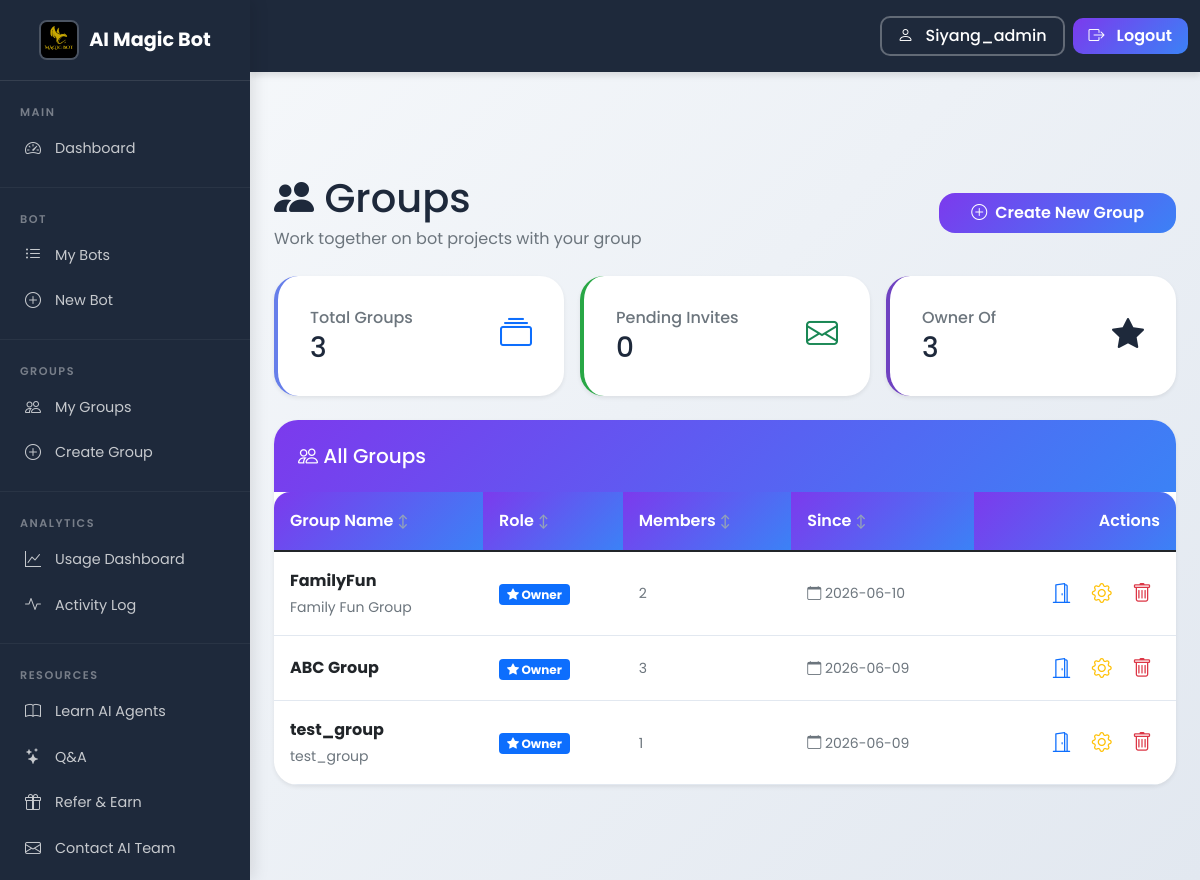
The app's page /groups (signed in) with its own data.
### tables this page shows
CREATE TABLE group_members (
            id INTEGER PRIMARY KEY AUTOINCREMENT,
            group_id INTEGER NOT NULL REFERENCES groups(id) ON DELETE CASCADE,
            user_id INTEGER NOT NULL REFERENCES users(id) ON DELETE CASCADE,
            role TEXT NOT NULL DEFAULT 'member',
            joined_at TIMESTAMP DEFAULT CURRENT_TIMESTAMP,
            invited_by INTEGER REFERENCES users(id) ON DELETE SET NULL,
            status TEXT DEFAULT 'active',
            permissions TEXT DEFAULT '{}',
            UNIQUE(group_id, user_id)
        );

CREATE TABLE groups (
            id INTEGER PRIMARY KEY AUTOINCREMENT,
            name TEXT NOT NULL,
            description TEXT,
            created_by INTEGER NOT NULL REFERENCES users(id) ON DELETE CASCADE,
            created_at TIMESTAMP DEFAULT CURRENT_TIMESTAMP,
            updated_at TIMESTAMP DEFAULT CURRENT_TIMESTAMP,
            is_active BOOLEAN DEFAULT TRUE,
            settings TEXT DEFAULT '{}'
        , group_chat_id TEXT DEFAULT NULL);

### group_collaboration_ui.py (the view)
    @app.route("/groups")
    @login_required
    def groups():
        user_id = session["user_id"]
        conn = get_db_connection()
        user_groups = get_user_groups(user_id)
        invitations = conn.execute("""
            SELECT ti.*, t.name as group_name, u.username as inviter_name
            FROM group_invitations ti
            JOIN groups t ON ti.group_id = t.id
            JOIN users u ON ti.invited_by = u.id
            WHERE ti.email = (
                SELECT email FROM users WHERE id = ?
            ) AND ti.status = 'pending' AND ti.expires_at > CURRENT_TIMESTAMP
        """, (user_id,)).fetchall()
        conn.close()
        return render_template("groups.html",
                             groups=user_groups,
                             invitations=invitations,
                             active_page='groups',
                             username=session.get("username"))

### app_complete_with_groups.py (called while the page is built)
@app.context_processor
def inject_random_background():
    import random
    background_images = [
        '/static/AI_IMG1.jpeg',
        '/static/AI_IMG_2.jpeg',
        '/static/AI_IMG_3.jpeg',
        '/static/AI_IMG_4.jpeg'
    ]
    random_bg = random.choice(background_images)
    return {
        'random_background': random_bg,
        'all_backgrounds': background_images,
        'is_admin': session.get('role') == 'admin'
    }

    def __call__(self, environ, start_response):
        environ['wsgi.url_scheme'] = 'https'
        return super().__call__(environ, start_response)

### db.py (called while the page is built)
def _sqlite_conn():
    import sqlite3
    db_path = Path(__file__).parent / "users.db"
    conn = sqlite3.connect(str(db_path), timeout=10)
    conn.row_factory = sqlite3.Row
    conn.execute("PRAGMA journal_mode=WAL")
    conn.execute("PRAGMA busy_timeout = 5000")
    conn.execute("PRAGMA synchronous = NORMAL")
    conn.execute("PRAGMA foreign_keys = ON")
    return conn

def get_conn():
    if USE_PG:
        return _pg_conn()
    return _sqlite_conn()

### group_collaboration_ui.py (called while the page is built)
def get_db_connection():
    return get_conn()

def get_user_groups(user_id):
    conn = get_db_connection()
    groups = conn.execute("""
        SELECT t.*, tm.role, tm.joined_at,
               (SELECT COUNT(*) FROM group_members WHERE group_id = t.id AND status = 'active') as member_count
        FROM groups t
        JOIN group_members tm ON t.id = tm.group_id
        WHERE tm.user_id = ? AND tm.status = 'active' AND t.is_active = TRUE
        ORDER BY t.created_at DESC
    """, (user_id,)).fetchall()
    conn.close()
    return groups

def login_required(f):
    @wraps(f)
    def decorated_function(*args, **kwargs):
        if "user_id" not in session:
            flash("Please log in to access this page.", "error")
            return redirect(url_for("signin_local"))
        return f(*args, **kwargs)
    return decorated_function

### templates/groups.html (shortened to what this page needs)
<!DOCTYPE html>
<html lang="en">
<head>
    <link href="https://cdn.jsdelivr.net/npm/bootstrap@5.1.3/dist/css/bootstrap.min.css" rel="stylesheet">
    <link rel="stylesheet" href="{{ url_for('static', filename='css/shared.css') }}">
    <link rel="stylesheet" href="https://cdn.jsdelivr.net/npm/bootstrap-icons@1.8.1/font/bootstrap-icons.css">
</head>
<body class="sidebar-layout">
    {% with active_page='groups' %}
    {% include '_sidebar.html' %}
<div class="sidebar-content">
    {% endwith %}
    <div class="container-fluid px-4 mt-4">
        <div class="d-flex justify-content-between align-items-center mb-4">
            <div>
                <h1 class="mb-1"><i class="bi bi-people-fill"></i> Groups</h1>
                <p class="text-muted mb-0">Work together on bot projects with your group</p>
            </div>
            <div>
                <a href="/groups/create" class="btn btn-primary">
                    <i class="bi bi-plus-circle"></i> Create New Group
                </a>
            </div>
        </div>
        <div class="row mb-4 g-3">
            <div class="col-md-4">
                <div class="card stats-card h-100 shadow-sm">
                    <div class="card-body">
                        <div class="d-flex justify-content-between">
                            <div>
                                <h6 class="text-muted mb-1">Total Groups</h6>
                                <h3 class="mb-0">{{ groups|length }}</h3>
                            </div>
                            <div class="text-primary"><i class="bi bi-collection fs-2"></i></div>
                        </div>
                    </div>
                </div>
            </div>
            <div class="col-md-4">
                <div class="card stats-card h-100 shadow-sm" style="border-left-color: #28a745;">
                    <div class="card-body">
                        <div class="d-flex justify-content-between">
                            <div>
                                <h6 class="text-muted mb-1">Pending Invites</h6>
                                <h3 class="mb-0">{{ invitations|length }}</h3>
                            </div>
                            <div class="text-success"><i class="bi bi-envelope fs-2"></i></div>
                        </div>
                    </div>
                </div>
            </div>
            <div class="col-md-4">
                <div class="card stats-card h-100 shadow-sm" style="border-left-color: #6f42c1;">
                    <div class="card-body">
                        <div class="d-flex justify-content-between">
                            <div>
                                <h6 class="text-muted mb-1">Owner Of</h6>
                                <h3 class="mb-0">{{ groups|selectattr('role','equalto','owner')|list|length }}</h3>
                            </div>
                            <div class="text-purple"><i class="bi bi-star-fill fs-2"></i></div>
                        </div>
                    </div>
                </div>
            </div>
        </div>
        <div class="card shadow-sm">
            <div class="card-header bg-white">
                <h5 class="mb-0"><i class="bi bi-people"></i> All Groups</h5>
            </div>
            <div class="card-body p-0">
                {% if groups %}
                <div class="table-responsive">
                    <table class="table table-hover mb-0 group-table">
                        <thead>
                            <tr>
                                <th>Group Name</th>
                                <th>Role</th>
                                <th>Members</th>
                                <th>Since</th>
                                <th class="text-end">Actions</th>
                            </tr>
                        </thead>
                        <tbody>
                            {% for group in groups %}
                            <tr>
                                <td data-label="Group Name">
                                    <strong>{{ group.name }}</strong>
                                    {% if group.description %}
                                    <br><small class="text-muted">{{ group.description[:80] }}{% if group.description|length > 80 %}…{% endif %}</small>
                                    {% endif %}
                                </td>
                                <td data-label="Role">
                                    {% if group.role == 'owner' %}
                                    <span class="badge bg-primary"><i class="bi bi-star-fill"></i> Owner</span>
                                    {% elif group.role == 'admin' %}
                                    <span class="badge bg-warning text-dark">Admin</span>
                                    {% else %}
                                    <span class="badge bg-secondary">Member</span>
                                    {% endif %}
                                </td>
                                <td class="small text-muted" data-label="Members">{{ group.member_count or '—' }}</td>
                                <td class="small text-muted" data-label="Since"><i class="bi bi-calendar"></i> {{ (group.joined_at or group.created_at)[:10] }}</td>
                                <td class="text-end" style="white-space: nowrap;" data-label="Actions">
                                    <a href="/groups/{{ group.id }}" class="action-link enter" title="Enter">
                                        <i class="bi bi-door-open fs-5"></i>
                                    </a>
                                    {% if is_admin or group.role in ['owner', 'admin'] %}
                                    <a href="/groups/{{ group.id }}/settings" class="action-link edit" title="Settings">
                                        <i class="bi bi-gear fs-5"></i>
                                    </a>
                                    {% if is_admin or group.role == 'owner' %}
                                    <a href="javascript:void(0)" class="action-link delete" title="Delete"
                                       onclick="if(confirm('Delete group «{{ group.name }}»? This cannot be undone.')){document.getElementById('del-form-{{ group.id }}').submit()}">
                                        <i class="bi bi-trash fs-5"></i>
                                    </a>
                                    {% endif %}
                                    {% endif %}
                                </td>
                            </tr>
                            {% endfor %}
                        </tbody>
                    </table>
                </div>
                {% endif %}
            </div>
        </div>
    </div>
</div>
</body>
</html>

### static/css/shared.css (style rules this page uses)
:root { --primary-color: #7c3aed; --secondary-color: #3b82f6; --accent-color: #f59e0b; --success-color: #10b981; --danger-color: #ef4444; --warning-color: #f59e0b; --info-color: #3b82f6; --dark-color: #1e293b; --light-color: #f8fafc; --gray-100: #f1f5f9; --gray-200: #e2e8f0; --gray-300: #cbd5e1; --gray-400: #94a3b8; --gray-500: #64748b; --gray-600: #475569; --gray-700: #334155; --gray-800: #1e293b; --gray-900: #0f172a; --body-bg: linear-gradient(135deg, #f8fafc 0%, #e2e8f0 100%); --card-bg: white; --text-color: var(--dark-color); --text-light: var(--gray-600); --text-muted: var(--gray-500); --border-color: var(--gray-300); --spacing-xs: 0.25rem; --spacing-sm: 0.5rem; --spacing-md: 1rem; --spacing-lg: 1.5rem; --spacing-xl: 2rem; --spacing-2xl: 3rem; --spacing-3xl: 4rem; --radius-sm: 0.25rem; --radius-md: 0.5rem; --radius-lg: 1rem; --radius-xl: 1.5rem; --radius-2xl: 2rem; --shadow-sm: 0 1px 3px rgba(0, 0, 0, 0.12); --shadow-md: 0 4px 6px rgba(0, 0, 0, 0.1); --shadow-lg: 0 10px 25px rgba(0, 0, 0, 0.15); --shadow-xl: 0 20px 40px rgba(0, 0, 0, 0.2); --shadow-2xl: 0 25px 50px rgba(0, 0, 0, 0.25); --transition-fast: 0.15s ease; --transition-normal: 0.3s ease; --transition-slow: 0.5s ease; --transition-bounce: cubic-bezier(0.175, 0.885, 0.32, 1.275); }
* { font-family: 'Poppins', -apple-system, BlinkMacSystemFont, 'Segoe UI', Roboto, 'Helvetica Neue', Arial, sans-serif; box-sizing: border-box; }
body { background: var(--body-bg); color: var(--text-color); line-height: 1.6; min-height: 100vh; overflow-x: hidden; }
a { color: var(--primary-color); text-decoration: none; transition: color var(--transition-fast); }
.btn { border-radius: var(--radius-lg); font-weight: 600; padding: var(--spacing-sm) var(--spacing-xl); transition: all var(--transition-normal); border: none; display: inline-flex; align-items: center; justify-content: center; gap: var(--spacing-sm); }
.btn-primary { background: linear-gradient(135deg, var(--primary-color), var(--secondary-color)); border: none; color: white; }
.card { border: none; border-radius: var(--radius-xl); box-shadow: var(--shadow-md); transition: all var(--transition-normal); background: var(--card-bg); overflow: hidden; }
.card-header { background: linear-gradient(135deg, var(--primary-color), var(--secondary-color)); color: white; border: none; padding: var(--spacing-lg); font-weight: 600; }
.card-body { padding: var(--spacing-xl); }
.table { border-radius: var(--radius-lg); overflow: hidden; box-shadow: var(--shadow-sm); }
.table thead th { background: linear-gradient(135deg, var(--primary-color), var(--secondary-color)); color: white; border: none; padding: var(--spacing-md); font-weight: 600; }
.table tbody tr { transition: background-color var(--transition-fast); }
.table td { padding: var(--spacing-md); vertical-align: middle; border-color: var(--gray-200); }
body.sidebar-layout { padding-left: 250px; transition: padding-left var(--transition-normal); min-height: 100vh; }
.sidebar-content { padding-top: 20px; }
.sidebar-content { margin-left: 0; padding-top: 70px; min-height: 100vh; }

### templates/groups.html (style rules this page uses)
.group-table th { font-weight: 600; border-top: none; background: #f8f9fa; }
.group-table td { vertical-align: middle; }
.action-link { text-decoration: none; padding: 4px 8px; border-radius: 6px; transition: background 0.15s; }
.action-link.enter { color: #0d6efd; }
.action-link.edit { color: #ffc107; }
.action-link.delete { color: #dc3545; }
.stats-card { border-left: 4px solid #667eea; transition: transform 0.2s; }

### records on screen
group_members: name "FamilyFun", description "Family Fun Group", role "owner" (drawn), member_count "2", joined_at "2026-06-10"
group_members: name "ABC Group", role "owner" (drawn), member_count "3", joined_at "2026-06-09"
group_members: name "test_group", description "test_group", role "owner" (drawn), member_count "1", joined_at "2026-06-09"

### other values on screen
{{ username }} "Siyang_admin"
{{ groups|length }} "3"
{{ invitations|length }} "0"
{{ groups|selectattr('role','equalto','owner')|list|length }} "3"
